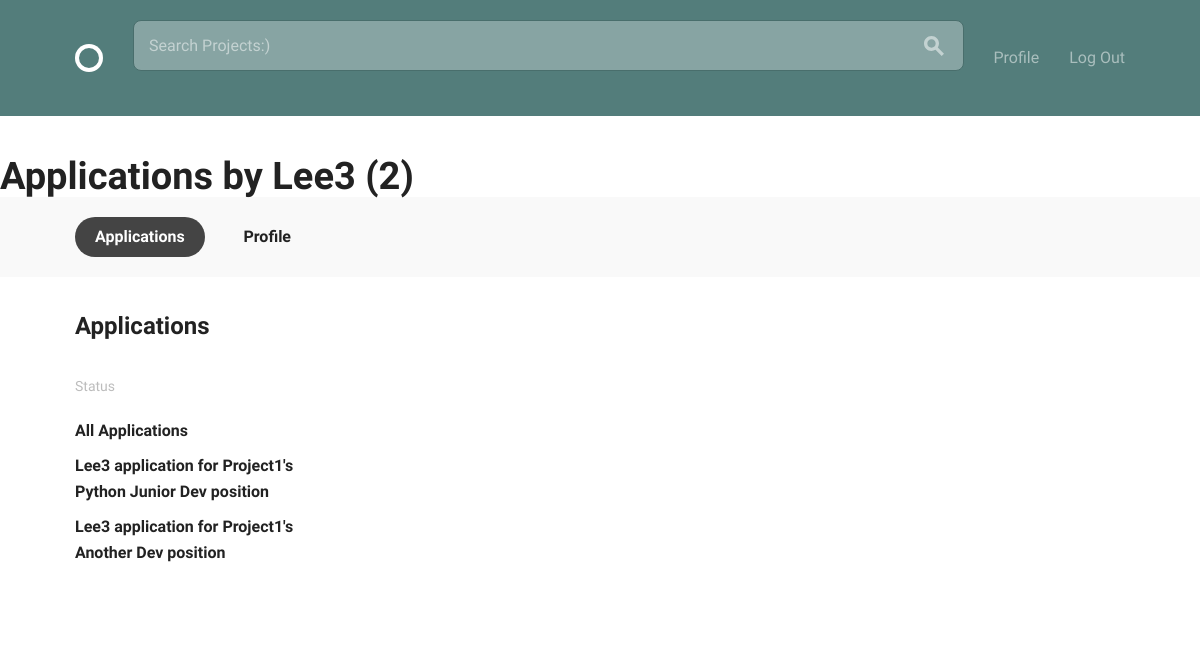
/projects/applications/user/1/ (signed in), run on an earlier commit of the app's database.
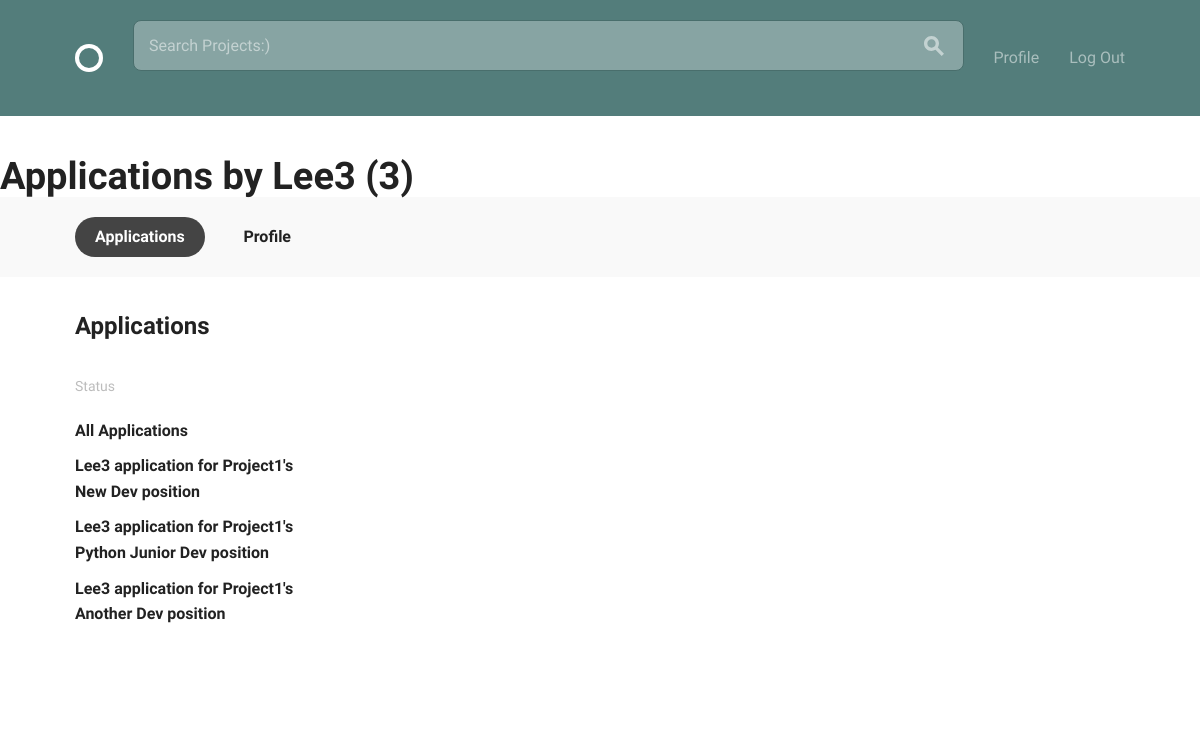
And on a later commit of the database.
### projects/models.py (models this page shows, shortened)
class Application(models.Model):
    STATUS = (
        ('ACC', 'Accepted'),
        ('DEC', 'Declined'),
        ('AWA', 'Awaiting')
    )
    applicant = models.ForeignKey(
        settings.AUTH_USER_MODEL,
        on_delete=models.CASCADE,
        related_name='applicants'
    )
    project = models.ForeignKey(
        Project,
        on_delete=models.CASCADE,
        related_name='applied_project'
    )
    position = models.ForeignKey(
        Position,
        on_delete=models.CASCADE,
        related_name='applied_position'
    )
    status = models.CharField(
        choices=STATUS,
        max_length=3, default='ACC'
    )
    date_applied = models.DateTimeField(default=timezone.now)
    class Meta:
        ordering = ['-date_applied']
        unique_together = ('applicant', 'position', 'project')
    def __str__(self):
        return '{} application for {}\'s {} position'.format(self.applicant, self.project, self.position )

class Project(models.Model):
    title = models.CharField(max_length=100, unique=True)
    content = models.TextField()
    date_posted = models.DateTimeField(default=timezone.now)
    author = models.ForeignKey(
        settings.AUTH_USER_MODEL,
        on_delete=models.CASCADE,
    )
    position = models.ManyToManyField(
        'Position',
        blank=True,
        related_name='projects')
    project_status = models.BooleanField(default=False)
    def __str__(self):
        return self.title
    class Meta:
        ordering = ['-date_posted']

class Position(models.Model):
    title = models.CharField(max_length=100, unique=True)
    project = models.ForeignKey(
        Project,
        on_delete=models.CASCADE,
        related_name='positions'
        )
    content = models.TextField()
    date_posted = models.DateTimeField(default=timezone.now)
    position_status = models.BooleanField(default=False)
    skills = models.ManyToManyField(
        'accounts.Skill',
        blank=True)
    def __str__(self):
        return self.title
    class Meta:
        ordering = ['-date_posted']

### accounts/models.py (models this page shows, shortened)
class User(AbstractBaseUser, PermissionsMixin):
    email = models.EmailField(unique=True)
    username = models.CharField(max_length=40, unique=True)
    display_name = models.CharField(max_length=140)
    bio = models.CharField(max_length=140, blank=True, default='')
    date_joined = models.DateTimeField(auto_now_add=True)
    is_active = models.BooleanField(default=True)
    is_staff = models.BooleanField(default=False)
    avatar = models.ImageField(default='default.png', upload_to='profile_pics')
    skills = models.ManyToManyField('Skill')
    re_applications = models.ManyToManyField('projects.Application')
    objects = UserManager()
    USERNAME_FIELD = 'email'
    REQUIRED_FIELDS = ['display_name', 'username']
    def __str__(self):
        return self.username

### projects/views.py (the view)
# urls.py: path('applications/user/<pk>/', UserApplicationListView.as_view(), name='user_list_applications'),
class UserApplicationListView(generic.ListView):
    model = Application
    template_name = 'user_applications.html'
    context_object_name = 'applications'
    paginate_by = 3
    def get_queryset(self):
        user = self.request.user
        return Application.objects.filter(applicant=user).order_by('-date_applied')

### projects/templates/user_applications.html (shortened to what this page needs)
{% extends 'layout.html' %}
{% block content %}
<h1>Applications by {{ user }} ({{ page_obj.paginator.count }})</h1>
  <div class="circle--actions--bar">
    <nav class="bounds">
      <ul class="circle--pill--list">
        <li><a class="selected" href="applications.html">Applications</a></li>
        <li><a href="{% url 'accounts:profile' %}">Profile</a></li>
      </ul>
    </nav>
  </div>
  <div class="bounds circle--page">
    <div class="circle--page--header grid-100">
      <h2>Applications</h2>
    </div>
    <div class="grid-25">
      <div class="circle--filter circle--secondary--module">
        <h4>Status</h4>
        <ul class="circle--filter--list">
          <li><a class="selected">All Applications</a></li>
          {% for object in applications %}
          <li><a class="selected" >{{ object }}</a></li>
          {% endfor %}
        </ul>
      </div>
  {% endblock %}

What changed in the data, as far as the page shows it:
added Application: applicant+project+position "Lee3 application for Project1's New Dev position"
Also different on the page:
{{ page_obj.paginator.count }}: "2" → "3"
